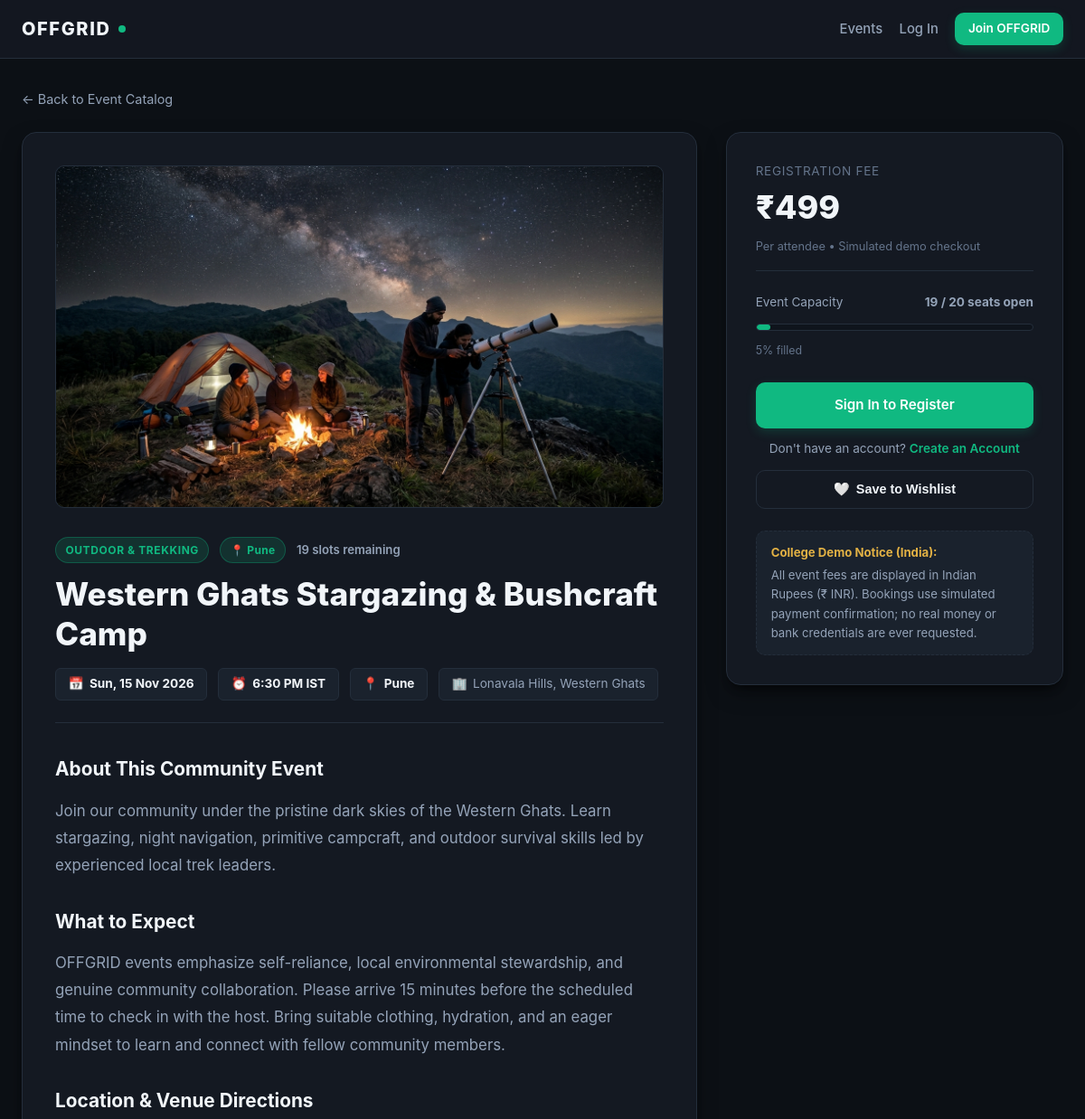
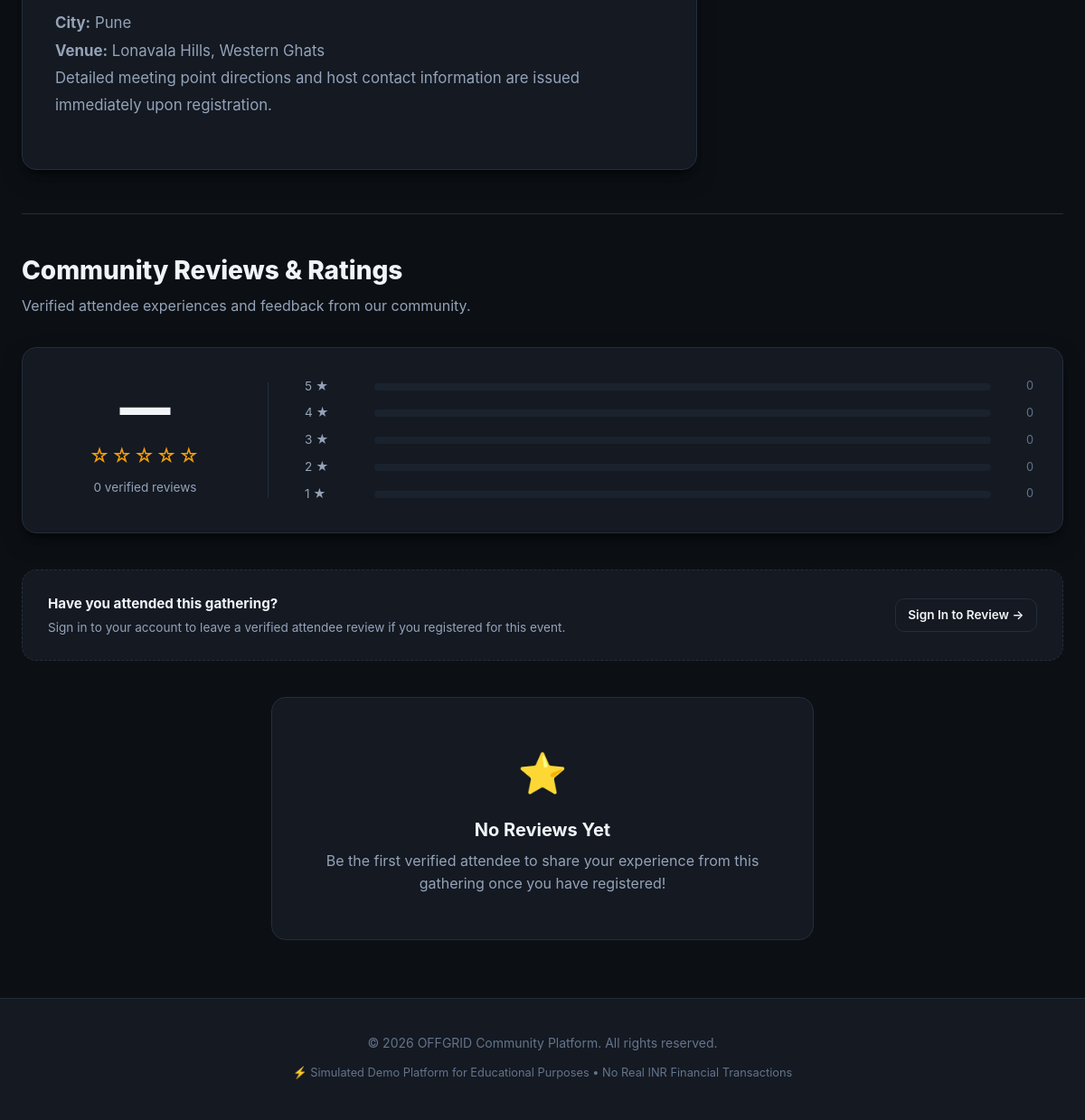
The app's page /event-details.php?id=1 with its own data (2 pictures, top to bottom).
### tables this page shows
CREATE TABLE `events` (
    `id` INT AUTO_INCREMENT PRIMARY KEY,
    `title` VARCHAR(200) NOT NULL,
    `category` VARCHAR(50) NOT NULL DEFAULT 'Outdoor & Adventure',
    `description` TEXT NOT NULL,
    `city` VARCHAR(100) NOT NULL DEFAULT 'All India',
    `location` VARCHAR(200) NOT NULL,
    `event_date` DATE NOT NULL,
    `event_time` TIME NOT NULL,
    `price` DECIMAL(10, 2) NOT NULL DEFAULT 0.00,
    `total_capacity` INT NOT NULL,
    `available_seats` INT NOT NULL,
    `image` VARCHAR(255) DEFAULT 'default-event.jpg',
    `status` ENUM('active', 'draft', 'completed', 'cancelled') NOT NULL DEFAULT 'active',
    `created_by` INT NULL,
    `created_at` TIMESTAMP DEFAULT CURRENT_TIMESTAMP,
    CONSTRAINT `fk_events_created_by`
        FOREIGN KEY (`created_by`) REFERENCES `users` (`id`)
        ON DELETE SET NULL
        ON UPDATE CASCADE,
    CONSTRAINT `chk_seats_non_negative`
        CHECK (`available_seats` >= 0)
);

### event-details.php (the view, shortened to what the rows shown need)
<?php
require_once __DIR__ . '/config/db.php';
require_once __DIR__ . '/includes/functions.php';
$event_id = filter_input(INPUT_GET, 'id', FILTER_VALIDATE_INT);
$event = null;
if ($event_id && $event_id > 0) {
    try {
        $stmt = $pdo->prepare('
            SELECT id, title, category, description, city, location, event_date, event_time,
                   price, total_capacity, available_seats, image, status, created_by, created_at
            FROM events
            WHERE id = ?
            LIMIT 1
        ');
        $stmt->execute([$event_id]);
        $event = $stmt->fetch();
    } catch (PDOException $e) {
        error_log('[OFFGRID EVENT DETAILS ERROR] ' . $e->getMessage());
    }
}
    ?>
    <?php
$isSoldOut = ($event['available_seats'] <= 0);
$capacityPercent = ($event['total_capacity'] > 0)
    ? round((($event['total_capacity'] - $event['available_seats']) / $event['total_capacity']) * 100)
    : 100;
$imageUrl = get_event_image_url($event['image'] ?? null);
require_once __DIR__ . '/includes/header.php';
?>
<div class="event-detail-grid">
    <article class="detail-card">
        <div class="event-detail-hero-wrapper">
            <img
                src="<?= e($imageUrl) ?>"
                alt="<?= e($event['title']) ?> in <?= e($event['city']) ?>"
                class="event-detail-hero-img"
                loading="lazy"
            >
        </div>
        <header class="detail-header">
            <div style="display: flex; gap: 0.75rem; align-items: center; margin-bottom: 0.75rem; flex-wrap: wrap;">
                <span class="badge-category"><?= e($event['category']) ?></span>
                <span class="badge-city-solid">📍 <?= e($event['city']) ?></span>
                <?php if ($isSoldOut): ?>
                    <span class="badge-soldout">Sold Out</span>
                <?php else: ?>
                    <span class="seats-badge <?= ($event['available_seats'] <= 3) ? 'low' : '' ?>">
                        <?= (int)$event['available_seats'] ?> slots remaining
                    </span>
                <?php endif; ?>
            </div>
            <h1><?= e($event['title']) ?></h1>
            <div class="detail-meta-pills">
                <div class="detail-meta-pill">
                    <span>📅</span>
                    <strong><?= e(format_event_date($event['event_date'])) ?></strong>
                </div>
                <div class="detail-meta-pill">
                    <span>⏰</span>
                    <strong><?= e(format_event_time($event['event_time'])) ?></strong>
                </div>
                <div class="detail-meta-pill">
                    <span>📍</span>
                    <strong><?= e($event['city']) ?></strong>
                </div>
                <div class="detail-meta-pill">
                    <span>🏢</span>
                    <span><?= e($event['location']) ?></span>
                </div>
            </div>
        </header>
        <section class="detail-content">
            <h3>About This Community Event</h3>
            <p><?= nl2br(e($event['description'])) ?></p>
            <h3>What to Expect</h3>
            <p>
                OFFGRID events emphasize self-reliance, local environmental stewardship, and genuine community collaboration.
                Please arrive 15 minutes before the scheduled time to check in with the host. Bring suitable clothing,
                hydration, and an eager mindset to learn and connect with fellow community members.
            </p>
            <h3>Location & Venue Directions</h3>
            <p>
                <strong>City:</strong> <?= e($event['city']) ?><br>
                <strong>Venue:</strong> <?= e($event['location']) ?><br>
                Detailed meeting point directions and host contact information are issued immediately upon registration.
            </p>
        </section>
    </article>
    <aside class="booking-sidebar-card">
        <div class="booking-price-header">
            <div class="label">Registration Fee</div>
            <div class="amount"><?= e(format_price($event['price'])) ?></div>
            <div style="font-size: 0.8rem; color: var(--text-muted); margin-top: 0.25rem;">
                Per attendee &bull; Simulated demo checkout
            </div>
        </div>
        <div style="margin-bottom: 1.5rem;">
            <div style="display: flex; justify-content: space-between; font-size: 0.85rem; color: var(--text-secondary);">
                <span>Event Capacity</span>
                <strong><?= (int)$event['available_seats'] ?> / <?= (int)$event['total_capacity'] ?> seats open</strong>
            </div>
            <div class="capacity-meter">
                <div
                    class="capacity-fill <?= $isSoldOut ? 'full' : (($event['available_seats'] <= 3) ? 'low' : '') ?>"
                    style="width: <?= min(100, max(5, $capacityPercent)) ?>%;"
                ></div>
            </div>
            <small style="color: var(--text-muted); font-size: 0.775rem;">
                <?= $capacityPercent ?>% filled
            </small>
        </div>
    </aside>
</div>
<section class="reviews-section" id="reviews">
    <div class="reviews-header">
        <div>
            <h2>Community Reviews & Ratings</h2>
        </div>
    </div>
</section>
<?php
require_once __DIR__ . '/includes/footer.php';
?>

### records on screen
events: image (picture), category "OUTDOOR & TREKKING", city "Pune", available_seats "19", title "Western Ghats Stargazing & Bushcraft Camp", event_date "Sun, 15 Nov 2026", event_time "6:30 PM IST", location "Lonavala Hills, Western Ghats", description "Join our community under the pristine dark skies of the Western Ghats. Learn stargazing, night navigation, primitive campcraft, and outdoor survival skills led by experienced local trek leaders.", price "₹499", total_capacity "20", capacityPercent "5"

### other values on screen
$ratingStats['total_reviews'] "0"
$count "0"
